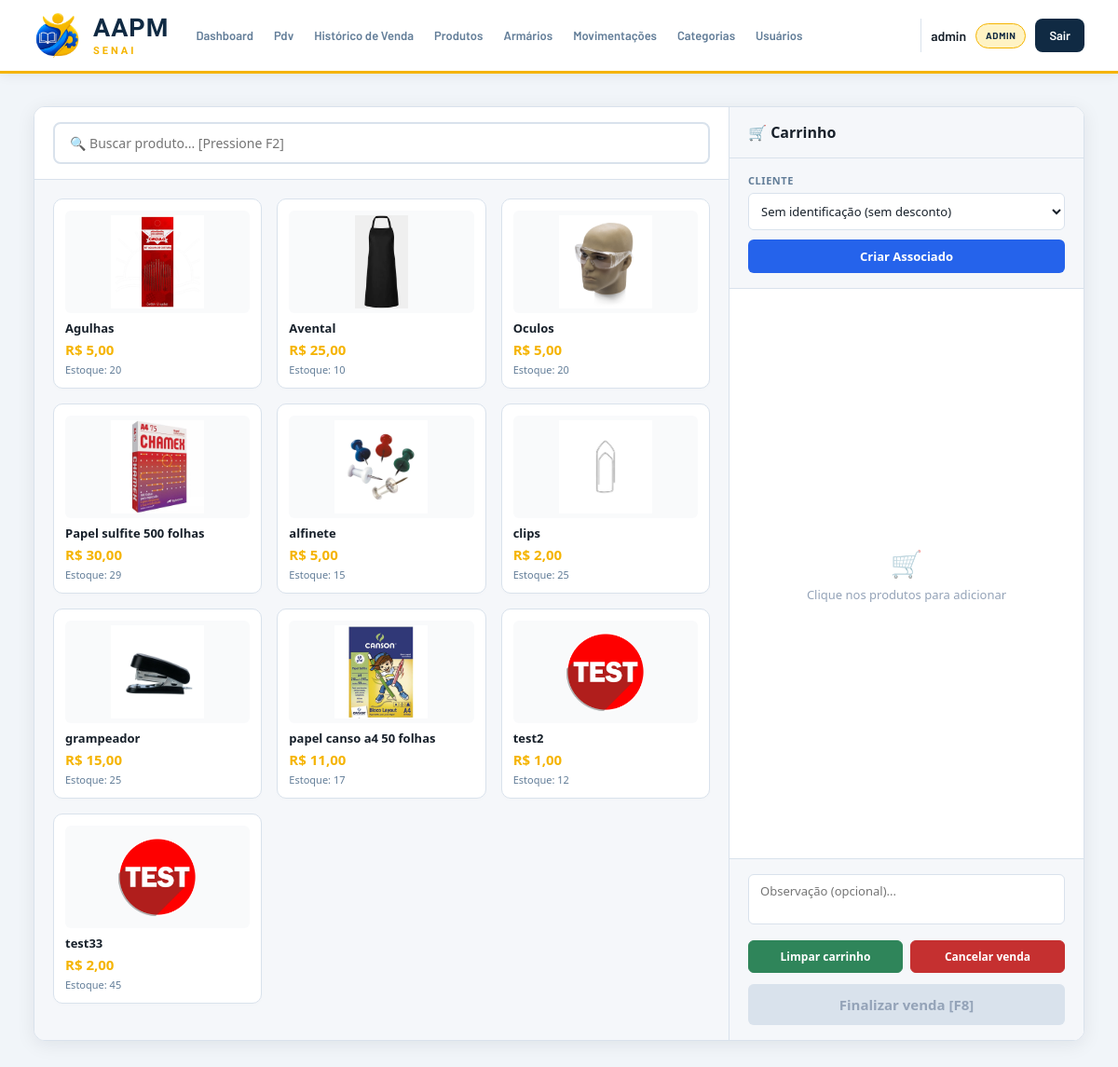
The page /pdv/ (signed in) on the database its author committed.
### app/models/produto.py (models this page shows, shortened)
class Produto(Base):
    __tablename__ = "produtos"
    id = Column(Integer, primary_key=True, autoincrement=True, index=True)
    nome = Column(String(150), nullable=False, index=True)
    preco = Column(Float, nullable=False, default=0.0)
    estoque_atual = Column(Integer, nullable=False, default=0)
    ativo = Column(Boolean, default=True)
    imagem_path = Column(String(255), nullable=True)
    categoria_id = Column(Integer, ForeignKey("categorias.id", ondelete="SET NULL"), nullable=True)
    categoria = relationship("Categoria", back_populates="produtos")
    tamanhos  = relationship("ProdutoTamanho", back_populates="produto", cascade="all, delete-orphan")

### app/controllers/pdv_controller.py (the view)
@router.get("/")
def tela_pdv(
    request: Request,
    db: Session = Depends(get_db),
    usuario=Depends(get_usuario_logado)
):
    produtos = (
        db.query(Produto)
        .filter(
            Produto.ativo == True,
            Produto.estoque_atual > 0
        )
        .order_by(Produto.nome)
        .all()
    )
    clientes = (
        db.query(Cliente)
        .filter(Cliente.ativo == True)
        .order_by(Cliente.nome)
        .all()
    )
    return templates.TemplateResponse(
        request,
        "pdv/index.html",
        {
            "request": request,
            "usuario": usuario,
            "produtos": produtos,
            "clientes": clientes,
            "desconto_associado": DESCONTO_ASSOCIADO,
        }
    )

### app/templates/pdv/index.html (shortened to what this page needs)
{% extends "base.html" %}
{% block extra_css %}
<link rel="stylesheet" href="/static/css/pdv.css">
{% endblock %}
{% block conteudo %}
<div class="pdv-layout" id="pdv-container" data-desconto="{{ desconto_associado }}">
    <section class="produtos-col">
        <div class="produtos-header">
            <input class="busca-input"
                   type="text"
                   id="busca-produto"
                   placeholder="🔍 Buscar produto... [Pressione F2]"
                   autocomplete="off">
        </div>
        <div class="produtos-grid" id="grade-produtos">
            {% for p in produtos %}
            <div class="produto-card {% if p.estoque_atual|int <= 0 %}sem-estoque{% endif %}"
                 data-id="{{ p.id }}"
                 data-nome="{{ p.nome }}"
                 data-preco="{{ p.preco }}"
                 data-estoque="{{ p.estoque_atual }}"
                 data-tem-tamanho="{{ 'true' if p.tamanhos else 'false' }}"
                 data-nome-lower="{{ p.nome.lower() }}"
                 onclick="adicionarAoCarrinho(this)">
                <img src="{{ url_for('static', path=p.imagem_path if p.imagem_path else 'img/sem-foto.png') }}"
                     onerror="this.src='/static/img/sem-foto.png'; this.onerror=null;">
                <div class="produto-card-nome">{{ p.nome }}</div>
                <div class="produto-card-preco">
                    R$ {{ "%.2f"|format(p.preco)|replace('.', ',') }}
                </div>
                <div class="produto-card-estoque">
                    Estoque: {{ p.estoque_atual }}
                </div>
            </div>
            {% endfor %}
        </div>
    </section>
    <aside class="carrinho-col">
        <div class="carrinho-header">
            🛒 Carrinho
        </div>
        <div class="cliente-section">
            <label for="select-cliente">
                Cliente
            </label>
            <div class="cliente-input-group"
                 style="display: flex; flex-direction: column; gap: 8px;">
                <select class="cliente-select"
                        id="select-cliente"
                        onchange="atualizarCliente(this)">
                    <option value="0" data-associado="false">
                        Sem identificação (sem desconto)
                    </option>
                </select>
                {% if usuario and usuario.role == 'admin' %}
                <button type="button"
                        class="btn-novo-cliente"
                        onclick="window.location.href='/clientes/novo'"
                        title="Cadastrar Novo Associado">
                    Criar Associado
                </button>
                {% endif %}
            </div>
        </div>
        <div class="carrinho-itens"
             id="lista-carrinho"
             style="flex: 1; overflow-y: auto;">
            <div class="carrinho-vazio" id="msg-vazio">
                <span class="carrinho-vazio-icon">
                    🛒
                </span>
                Clique nos produtos para adicionar
            </div>
        </div>
        <div class="carrinho-footer"
             style="flex-shrink: 0;">
            <textarea class="obs-input"
                      id="obs-input"
                      rows="2"
                      placeholder="Observação (opcional)..."></textarea>
            <div class="pdv-cart-actions">
                <button class="btn-carrinho-acao" type="button" onclick="limparCarrinho()">Limpar carrinho</button>
                <button class="btn-carrinho-acao btn-carrinho-acao--danger" type="button" onclick="cancelarVenda()">Cancelar venda</button>
            </div>
            <form id="form-venda"
                  action="/pdv/finalizar"
                  method="post">
                <button class="btn-finalizar"
                        id="btn-finalizar"
                        type="button"
                        disabled
                        onclick="finalizarVenda()">
                    Finalizar venda [F8]
                </button>
            </form>
        </div>
    </aside>
</div>
{% endblock %}

### app/static/css/base.css (style rules this page uses)
* { margin: 0; padding: 0; box-sizing: border-box; }
html { scroll-behavior: smooth; }
body { min-height: 100vh; display: flex; flex-direction: column; font-family: "Barlow", sans-serif; background: var(--fundo); color: var(--texto); -webkit-font-smoothing: antialiased; text-rendering: optimizeLegibility; }
:root { --azul: #102A43; --azul-2: #243B53; --azul-3: #486581; --laranja: #F5B400; --laranja-2: #D99F00; --laranja-claro: #FFF3C4; --branco: #FFFFFF; --fundo: #F5F7FA; --fundo-card: #FFFFFF; --texto: #17202A; --texto-secundario: #627D98; --borda: #D9E2EC; --verde: #2F855A; --vermelho: #C53030; --sombra: 0 5px 20px rgba(16, 42, 67, 0.08); --sombra-hover: 0 10px 28px rgba(16, 42, 67, 0.14); --radius: 12px; }
button, input, select, textarea { font-family: inherit; }
button { cursor: pointer; }
img { max-width: 100%; display: block; }

### app/templates/pdv/index.html (style rules this page uses)
body { overflow: hidden !important; }
.produto-card img { width: 100%; height: 110px; object-fit: contain; background: #f9fafb; padding: 5px; border-radius: 6px; }

### rows shown on the page
Produto: imagem_path (picture), nome "Agulhas", preco "5,00", estoque_atual "20"
Produto: imagem_path (picture), nome "Avental", preco "25,00", estoque_atual "10"
Produto: imagem_path (picture), nome "Oculos", preco "5,00", estoque_atual "20"
Produto: imagem_path (picture), nome "Papel sulfite 500 folhas", preco "30,00", estoque_atual "29"
Produto: imagem_path (picture), nome "alfinete", preco "5,00", estoque_atual "15"
Produto: imagem_path (picture), nome "clips", preco "2,00", estoque_atual "25"
Produto: imagem_path (picture), nome "grampeador", preco "15,00", estoque_atual "25"
Produto: imagem_path (picture), nome "papel canso a4 50 folhas", preco "11,00", estoque_atual "17"
Produto: imagem_path (picture), nome "test2", preco "1,00", estoque_atual "12"
Produto: imagem_path (picture), nome "test33", preco "2,00", estoque_atual "45"

### other values the page prints
{{ usuario.nome }} "admin"
{{ usuario.role }} "ADMIN"
